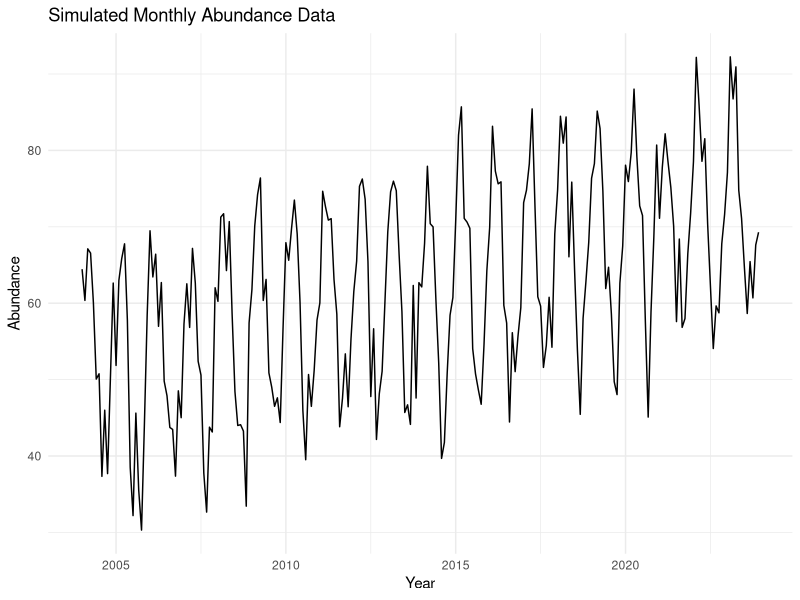
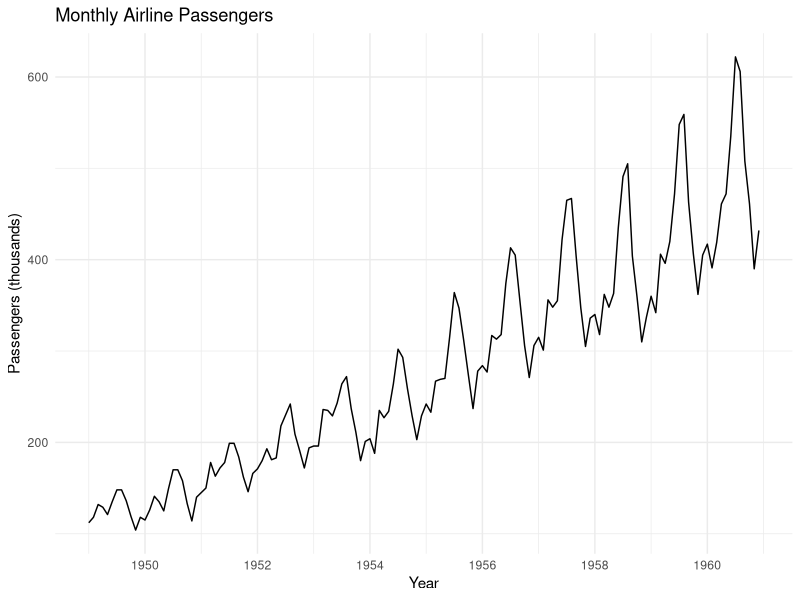
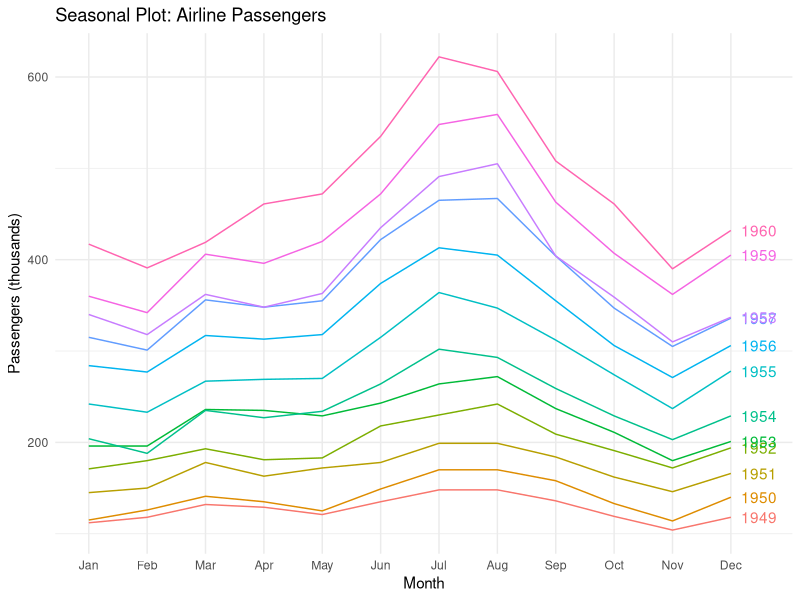
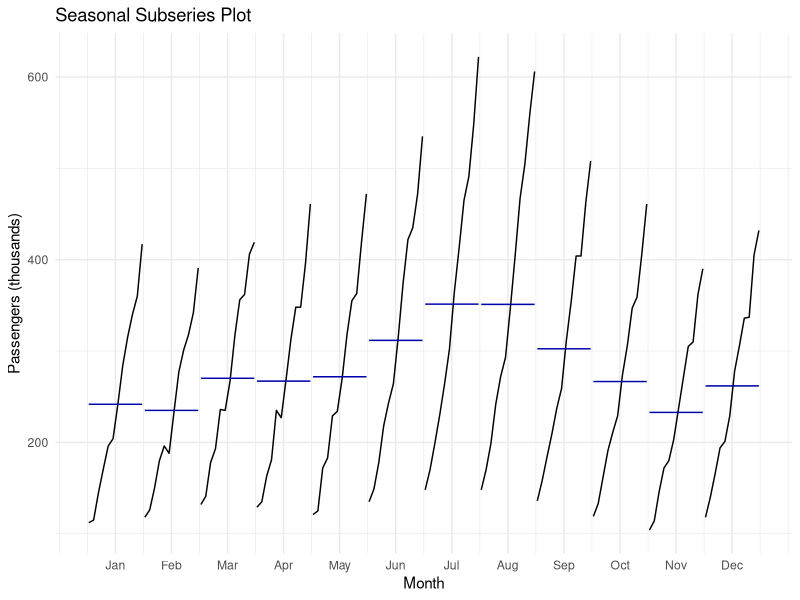
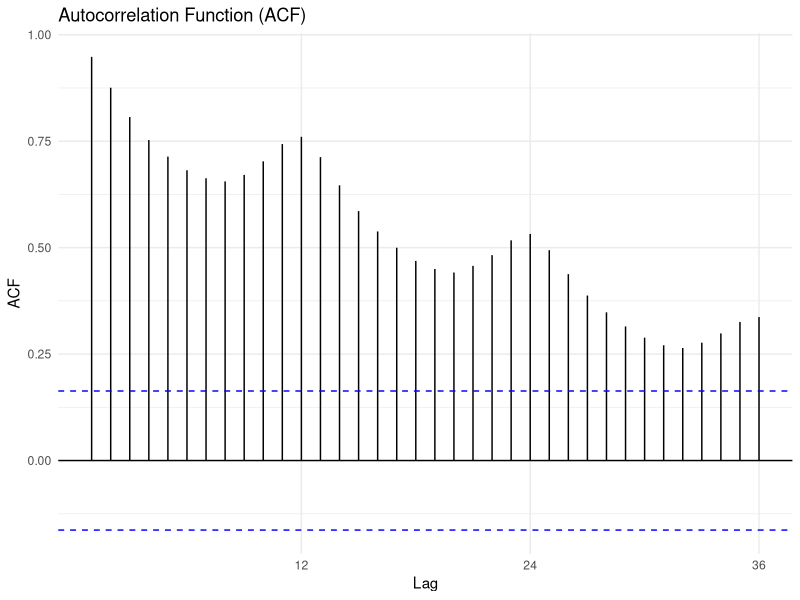
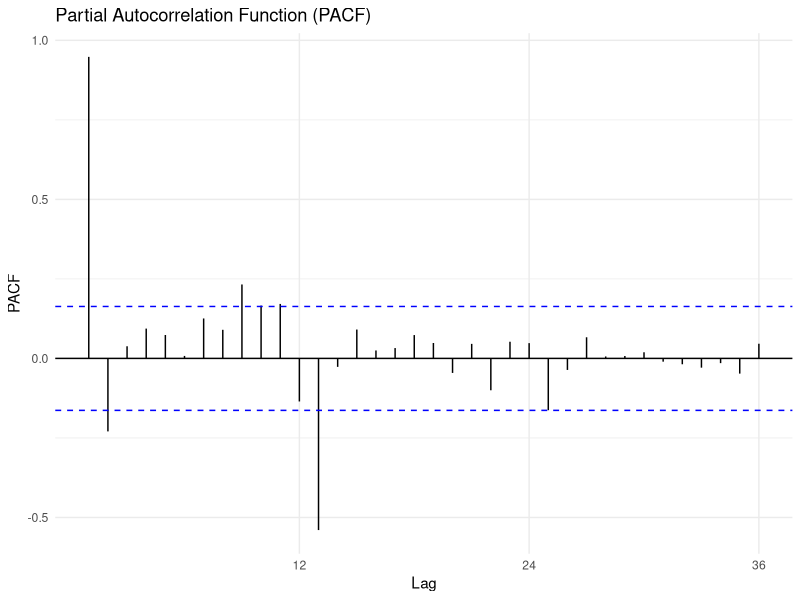
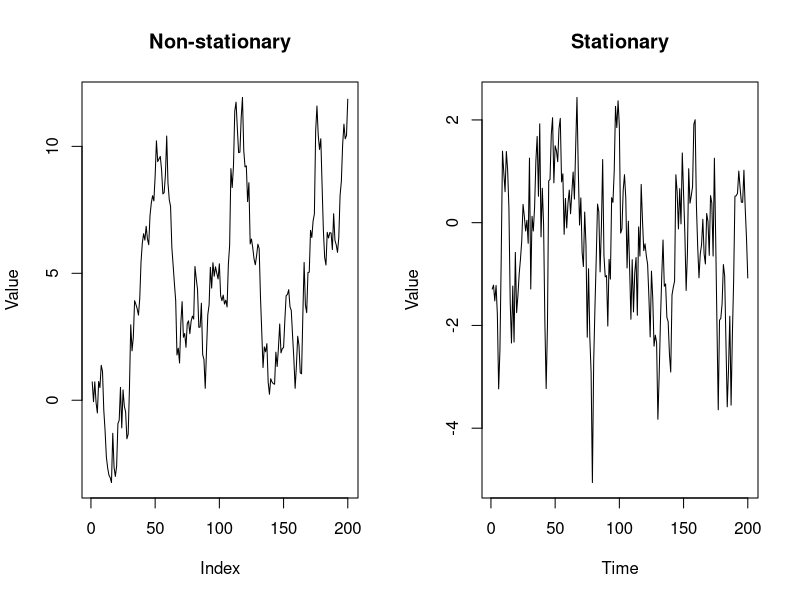
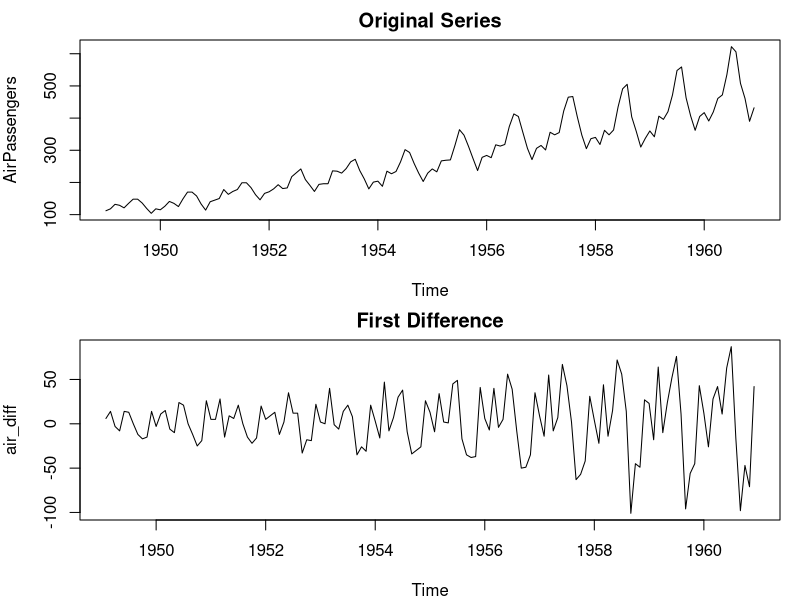

These figures' R source, in order:
## ---- chunk 1
library(tidyverse)
library(forecast)      # Time series modeling and forecasting
library(tseries)       # Stationarity tests
library(zoo)           # Irregular time series

set.seed(42)
## ---- chunk 2
cat("
TIME SERIES = TREND + SEASONALITY + NOISE
═══════════════════════════════════════════════════════════════

TREND (T)
  Long-term increase or decrease
  Example: Population declining over decades

SEASONALITY (S)
  Regular periodic fluctuations
  Example: Abundance peaks every summer

NOISE (ε)
  Random variation around the pattern
  Example: Year-to-year fluctuations due to weather

Additive model:    Y = T + S + ε
Multiplicative:    Y = T × S × ε
")
## ---- chunk 3
# Create a time series with known components
n_years <- 20
n_months <- n_years * 12

# Time index
time_index <- 1:n_months

# Trend: gradual increase
trend <- 50 + 0.1 * time_index

# Seasonality: annual cycle (peak in summer)
seasonality <- 15 * sin(2 * pi * time_index / 12)

# Noise: random variation
noise <- rnorm(n_months, 0, 5)

# Combined series
abundance <- trend + seasonality + noise
abundance <- pmax(abundance, 0)  # No negative abundance

# Create ts object (time series)
abundance_ts <- ts(abundance, start = c(2004, 1), frequency = 12)

# Plot
autoplot(abundance_ts) +
  labs(x = "Year", y = "Abundance",
       title = "Simulated Monthly Abundance Data") +
  theme_minimal()
## ---- chunk 4
# The ts() function creates a time series object
# Key arguments:
#   data: the observations
#   start: when the series begins (year, period)
#   frequency: observations per year (12 = monthly, 4 = quarterly, 1 = annual)

# Monthly data starting January 2010
monthly_ts <- ts(rnorm(60), start = c(2010, 1), frequency = 12)

# Quarterly data
quarterly_ts <- ts(rnorm(20), start = c(2015, 1), frequency = 4)

# Annual data
annual_ts <- ts(rnorm(30), start = 1990, frequency = 1)

# Check properties
cat("Monthly series:\n")
print(window(monthly_ts, start = c(2010, 1), end = c(2010, 6)))
cat("\nFrequency:", frequency(monthly_ts), "\n")
cat("Start:", start(monthly_ts), "\n")
cat("End:", end(monthly_ts), "\n")
## ---- chunk 5
# Use built-in AirPassengers data (monthly airline passengers 1949-1960)
data("AirPassengers")

# Basic time plot
autoplot(AirPassengers) +
  labs(title = "Monthly Airline Passengers",
       x = "Year", y = "Passengers (thousands)") +
  theme_minimal()
## ---- chunk 6
# Seasonal plot
ggseasonplot(AirPassengers, year.labels = TRUE) +
  labs(title = "Seasonal Plot: Airline Passengers",
       y = "Passengers (thousands)") +
  theme_minimal()
## ---- chunk 7
# Seasonal subseries plot
ggsubseriesplot(AirPassengers) +
  labs(title = "Seasonal Subseries Plot",
       y = "Passengers (thousands)") +
  theme_minimal()
## ---- chunk 8
cat("
AUTOCORRELATION
═══════════════════════════════════════════════════════════════

Lag 1:  Correlation between Y(t) and Y(t-1)
Lag 2:  Correlation between Y(t) and Y(t-2)
...
Lag k:  Correlation between Y(t) and Y(t-k)

High autocorrelation at lag 1 → Adjacent values are similar
High autocorrelation at lag 12 (monthly data) → Annual seasonality
")
## ---- chunk 9
# ACF plot
ggAcf(AirPassengers, lag.max = 36) +
  labs(title = "Autocorrelation Function (ACF)") +
  theme_minimal()
## ---- chunk 10
# PACF plot
ggPacf(AirPassengers, lag.max = 36) +
  labs(title = "Partial Autocorrelation Function (PACF)") +
  theme_minimal()
## ---- chunk 11
par(mfrow = c(1, 2))

# Non-stationary: trend + increasing variance
nonstat <- cumsum(rnorm(200)) + seq(0, 10, length = 200)
plot(nonstat, type = "l", main = "Non-stationary", ylab = "Value")

# Stationary: constant mean and variance
stat <- arima.sim(model = list(ar = 0.7), n = 200)
plot(stat, type = "l", main = "Stationary", ylab = "Value")

par(mfrow = c(1, 1))
## ---- chunk 12
# Augmented Dickey-Fuller test
# H0: Series has a unit root (non-stationary)
# Low p-value → reject H0 → stationary

adf.test(AirPassengers)

# This series is non-stationary (p = 0.99)
# We fail to reject the null of non-stationarity
## ---- chunk 13
# First difference
air_diff <- diff(AirPassengers)

# Plot comparison
par(mfrow = c(2, 1), mar = c(4, 4, 2, 1))
plot(AirPassengers, main = "Original Series")
plot(air_diff, main = "First Difference")
par(mfrow = c(1, 1))

# Test differenced series
adf.test(air_diff)
## ---- chunk 14
# Seasonal difference (lag = 12 for monthly data)
air_sdiff <- diff(AirPassengers, lag = 12)

# Often need both regular and seasonal differencing
air_both <- diff(diff(AirPassengers, lag = 12))

# Check stationarity
adf.test(air_both)
## ---- chunk 15
# Log transformation
air_log <- log(AirPassengers)

par(mfrow = c(1, 2))
plot(AirPassengers, main = "Original")
plot(air_log, main = "Log-transformed")
par(mfrow = c(1, 1))
## ---- chunk 16
# Multiplicative decomposition (appropriate when seasonality grows with level)
decomp <- stats::decompose(AirPassengers, type = "multiplicative")

# Plot
autoplot(decomp) +
  labs(title = "Classical Decomposition") +
  theme_minimal()
## ---- chunk 17
# STL decomposition (requires additive model, so log-transform first)
air_stl <- stl(log(AirPassengers), s.window = "periodic")

autoplot(air_stl) +
  labs(title = "STL Decomposition (log scale)") +
  theme_minimal()
## ---- chunk 18
# Extract trend
trend_component <- air_stl$time.series[, "trend"]

# Extract seasonal
seasonal_component <- air_stl$time.series[, "seasonal"]

# Extract remainder
remainder <- air_stl$time.series[, "remainder"]

# Seasonally adjusted series
seasonally_adjusted <- air_stl$time.series[, "trend"] + air_stl$time.series[, "remainder"]
## ---- chunk 19
cat("
AUTOREGRESSIVE (AR) — Past values predict current
═══════════════════════════════════════════════════════════════
AR(1): Y(t) = c + φ₁·Y(t-1) + ε(t)
  'Tomorrow's abundance depends on today's abundance'

AR(2): Y(t) = c + φ₁·Y(t-1) + φ₂·Y(t-2) + ε(t)
  'Depends on the last two time points'


MOVING AVERAGE (MA) — Past errors predict current
═══════════════════════════════════════════════════════════════
MA(1): Y(t) = c + ε(t) + θ₁·ε(t-1)
  'Incorporates yesterday's unexpected shock'

MA(2): Y(t) = c + ε(t) + θ₁·ε(t-1) + θ₂·ε(t-2)
  'Incorporates shocks from last two periods'
")
## ---- chunk 20
# Automatic ARIMA selection
air_arima <- auto.arima(AirPassengers, 
                         seasonal = TRUE,
                         stepwise = FALSE,  # Try all models
                         approximation = FALSE)

# Summary
summary(air_arima)
## ---- chunk 21
# The model is ARIMA(2,1,1)(0,1,0)[12]
# This means:
#   - AR(2): depends on 2 past values
#   - I(1): first differencing applied
#   - MA(1): one lagged error term
#   - Seasonal I(1): seasonal differencing
#   - [12]: monthly seasonality

# Coefficients
cat("AR coefficients:", coef(air_arima)[grep("ar", names(coef(air_arima)))], "\n")
cat("MA coefficients:", coef(air_arima)[grep("ma", names(coef(air_arima)))], "\n")
## ---- chunk 22
checkresiduals(air_arima)
## ---- chunk 23
# Forecast 24 months ahead
air_forecast <- forecast(air_arima, h = 24)

# Plot
autoplot(air_forecast) +
  labs(title = "Airline Passengers Forecast",
       x = "Year", y = "Passengers (thousands)") +
  theme_minimal()
## ---- chunk 24
# Extract forecasts
print(air_forecast)

# Point forecast with intervals
forecast_df <- data.frame(
  Month = time(air_forecast$mean),
  Forecast = as.numeric(air_forecast$mean),
  Lo80 = as.numeric(air_forecast$lower[, 1]),
  Hi80 = as.numeric(air_forecast$upper[, 1]),
  Lo95 = as.numeric(air_forecast$lower[, 2]),
  Hi95 = as.numeric(air_forecast$upper[, 2])
)

head(forecast_df)
## ---- chunk 25
# Split data: train on first part, test on last 24 months
train <- window(AirPassengers, end = c(1958, 12))
test <- window(AirPassengers, start = c(1959, 1))

# Fit model on training data
train_arima <- auto.arima(train)

# Forecast for test period
train_forecast <- forecast(train_arima, h = length(test))

# Compare to actual
forecast::accuracy(train_forecast, test)
## ---- chunk 26
# Plot forecast vs actual
autoplot(train_forecast) +
  autolayer(test, series = "Actual") +
  labs(title = "Forecast vs Actual",
       x = "Year", y = "Passengers") +
  theme_minimal()
## ---- chunk 27
# Simulate wolf population data
years <- 1980:2020
n <- length(years)

# Population with density dependence and environmental stochasticity
set.seed(123)
pop <- numeric(n)
pop[1] <- 50
K <- 200  # Carrying capacity

for (t in 2:n) {
  # Logistic growth with noise
  r <- 0.15
  growth <- r * pop[t-1] * (1 - pop[t-1]/K)
  pop[t] <- max(1, pop[t-1] + growth + rnorm(1, 0, 8))
}

wolf_ts <- ts(pop, start = 1980, frequency = 1)

# Plot
autoplot(wolf_ts) +
  labs(title = "Wolf Population, 1980-2020",
       x = "Year", y = "Population Size") +
  theme_minimal()
## ---- chunk 28
# Check stationarity
adf.test(wolf_ts)

# Fit ARIMA
wolf_arima <- auto.arima(wolf_ts)
summary(wolf_arima)

# Forecast
wolf_forecast <- forecast(wolf_arima, h = 10)
autoplot(wolf_forecast) +
  labs(title = "Wolf Population Forecast",
       x = "Year", y = "Population Size") +
  theme_minimal()

# Check residuals
checkresiduals(wolf_arima)
## ---- chunk 29
# Simulate monthly precipitation
n_years <- 25
months <- n_years * 12

# Seasonal pattern + trend + noise
time_idx <- 1:months
precip <- 80 + 
  0.05 * time_idx +  # Slight increasing trend
  40 * sin(2 * pi * time_idx / 12 - pi/2) +  # Peak in winter
  rnorm(months, 0, 15)
precip <- pmax(precip, 0)

precip_ts <- ts(precip, start = c(1998, 1), frequency = 12)

# Seasonal plot
ggseasonplot(precip_ts) +
  labs(title = "Monthly Precipitation by Year",
       y = "Precipitation (mm)") +
  theme_minimal()
## ---- chunk 30
# Decomposition
precip_stl <- stl(precip_ts, s.window = "periodic")
autoplot(precip_stl) +
  labs(title = "Precipitation Decomposition") +
  theme_minimal()

# Fit seasonal ARIMA
precip_arima <- auto.arima(precip_ts)
summary(precip_arima)

# Forecast next 2 years
precip_forecast <- forecast(precip_arima, h = 24)
autoplot(precip_forecast) +
  labs(title = "Precipitation Forecast",
       x = "Year", y = "Precipitation (mm)") +
  theme_minimal()
## ---- chunk 31
# Simulate first flowering date (day of year)
years <- 1970:2023
n <- length(years)

# Advancing phenology (earlier each year) with noise
set.seed(456)
flowering_doy <- 120 - 0.3 * (years - 1970) + rnorm(n, 0, 5)

phenology_ts <- ts(flowering_doy, start = 1970, frequency = 1)

# Plot
autoplot(phenology_ts) +
  labs(title = "First Flowering Date (Day of Year)",
       x = "Year", y = "Day of Year") +
  geom_smooth(method = "lm", se = FALSE, color = "firebrick") +
  theme_minimal()
## ---- chunk 32
# Linear trend
phenology_lm <- lm(flowering_doy ~ years)
summary(phenology_lm)
cat("\nFlowering is advancing by", round(abs(coef(phenology_lm)[2]), 2), 
    "days per year\n")

# ARIMA with drift
phenology_arima <- auto.arima(phenology_ts, allowdrift = TRUE)
summary(phenology_arima)

# Forecast
phenology_forecast <- forecast(phenology_arima, h = 20)
autoplot(phenology_forecast) +
  labs(title = "Phenology Forecast",
       x = "Year", y = "Day of Year") +
  theme_minimal()
## ---- chunk 33
cat("
STATE-SPACE MODEL STRUCTURE
═══════════════════════════════════════════════════════════════

True (hidden) state:    X(t) = f(X(t-1)) + process error
Observation:            Y(t) = X(t) + observation error

Advantages:
- Explicit observation error
- Handle missing data naturally
- More biologically realistic
- Can include covariates

R packages: MARSS, dlm, bsts
")
## ---- chunk 34
# Fit ETS model
air_ets <- ets(AirPassengers)
summary(air_ets)

# ETS(M,A,M) = Multiplicative error, Additive trend, Multiplicative season
## ---- chunk 35
# Create series with missing values
air_missing <- AirPassengers
air_missing[c(50, 51, 100)] <- NA

# Option 1: Linear interpolation
air_interp <- na.approx(air_missing)

# Option 2: Spline interpolation  
air_spline <- na.spline(air_missing)

# Option 3: Kalman smoothing (via forecast package)
air_kalman <- na.interp(air_missing)

# Compare
plot(air_missing, main = "Missing Data Handling", lwd = 2)
lines(air_interp, col = "red", lty = 2)
lines(air_kalman, col = "blue", lty = 3)
legend("topleft", c("Missing", "Interpolated", "Kalman"), 
       col = c("black", "red", "blue"), lty = c(1, 2, 3))
## ---- chunk 36
data(co2)
## ---- chunk 37
set.seed(789)
years <- 1985:2022
pop <- 100 * exp(cumsum(rnorm(length(years), 0.02, 0.15)))
elk_ts <- ts(round(pop), start = 1985, frequency = 1)
